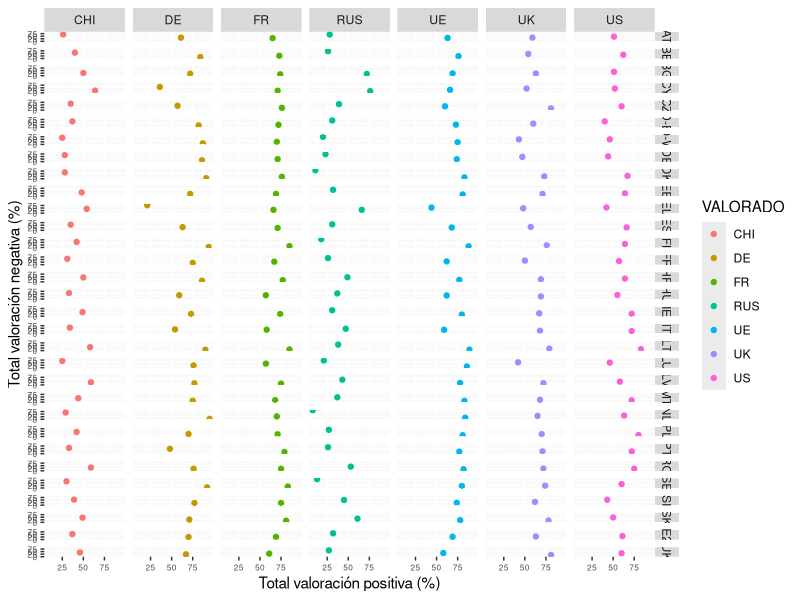
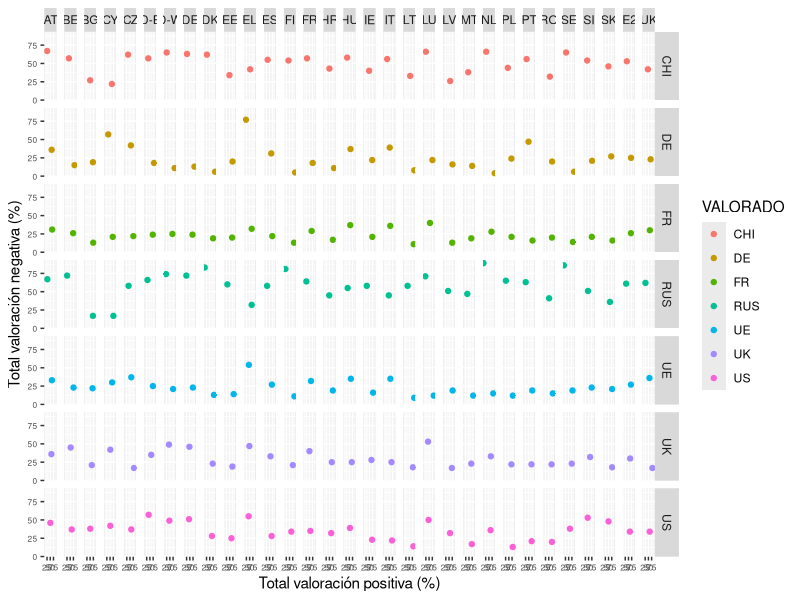
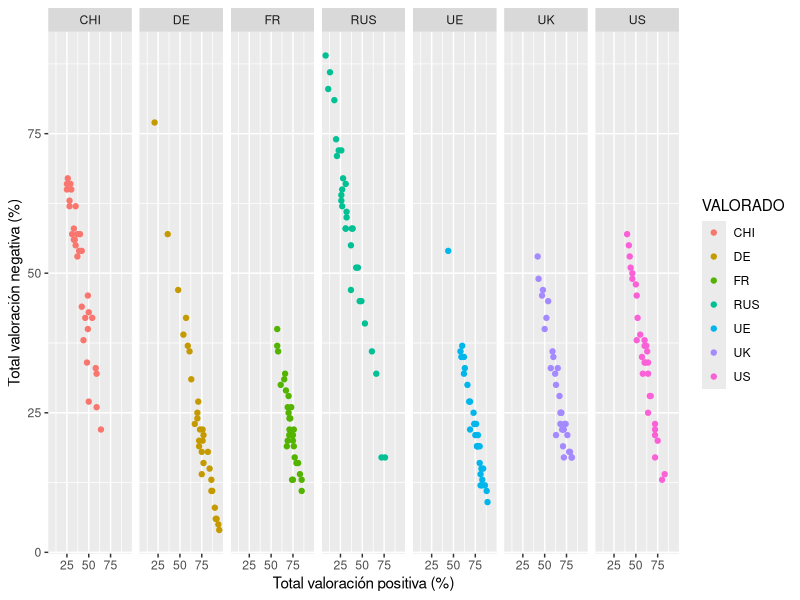

The R script that drew these images, in order:
## ---- chunk 1
library(ggplot2)
library(scales)
library(readxl)
eu<-read.csv("eur6.csv")
## ---- chunk 2
p<-qplot(TP,TN, data=eu, colour= VALORADO, xlab = ("Total valoración positiva (%)"), ylab="Total valoración negativa (%)")
p + facet_grid(PAIS ~ VALORADO) +theme(text = element_text(size = 11), axis.text=element_text(size = 6)) 
#p + scale_x_discrete(labels = NULL )+ scale_y_discrete(labels = NULL)
## ---- chunk 3
p<-qplot(TP,TN, data=eu, colour= VALORADO, xlab = ("Total valoración positiva (%)"), ylab="Total valoración negativa (%)")
p + facet_grid(VALORADO ~ PAIS) +theme(text = element_text(size = 11), axis.text=element_text(size = 6)) 
#p + scale_x_discrete(labels = NULL )+ scale_y_discrete(labels = NULL)
## ---- chunk 4
p<-qplot(TP,TN, data=eu, colour= VALORADO, xlab = ("Total valoración positiva (%)"), ylab="Total valoración negativa (%)")
p + facet_grid(. ~ VALORADO)
# p + scale_x_discrete(labels = NULL )+ scale_y_discrete(labels = NULL)
